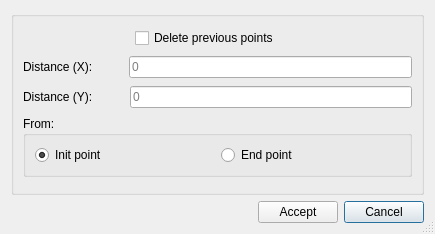
<?xml version="1.0" encoding="UTF-8"?>
<ui version="4.0">
 <class>dlg_auxpoint</class>
 <widget class="QDialog" name="dlg_auxpoint">
  <property name="geometry">
   <rect>
    <x>0</x>
    <y>0</y>
    <width>435</width>
    <height>234</height>
   </rect>
  </property>
  <property name="windowTitle">
   <string>CAD Add point</string>
  </property>
  <property name="sizeGripEnabled">
   <bool>true</bool>
  </property>
  <layout class="QGridLayout" name="gridLayout_3">
   <item row="2" column="0">
    <spacer name="horizontalSpacer">
     <property name="orientation">
      <enum>Qt::Horizontal</enum>
     </property>
     <property name="sizeType">
      <enum>QSizePolicy::Expanding</enum>
     </property>
     <property name="sizeHint" stdset="0">
      <size>
       <width>40</width>
       <height>20</height>
      </size>
     </property>
    </spacer>
   </item>
   <item row="2" column="2">
    <widget class="QPushButton" name="btn_cancel">
     <property name="text">
      <string>Cancel</string>
     </property>
    </widget>
   </item>
   <item row="2" column="1">
    <widget class="QPushButton" name="btn_accept">
     <property name="text">
      <string>Accept</string>
     </property>
    </widget>
   </item>
   <item row="0" column="0" rowspan="2" colspan="3">
    <widget class="QGroupBox" name="bg_state">
     <property name="title">
      <string/>
     </property>
     <layout class="QVBoxLayout" name="verticalLayout">
      <item>
       <layout class="QHBoxLayout" name="horizontalLayout">
        <item>
         <spacer name="horizontalSpacer_2">
          <property name="orientation">
           <enum>Qt::Horizontal</enum>
          </property>
          <property name="sizeType">
           <enum>QSizePolicy::Fixed</enum>
          </property>
          <property name="sizeHint" stdset="0">
           <size>
            <width>112</width>
            <height>20</height>
           </size>
          </property>
         </spacer>
        </item>
        <item>
         <widget class="QCheckBox" name="chk_delete_prev">
          <property name="text">
           <string>Delete previous points</string>
          </property>
         </widget>
        </item>
       </layout>
      </item>
      <item>
       <layout class="QHBoxLayout" name="horizontalLayout_3">
        <item>
         <widget class="QLabel" name="lbl_distx">
          <property name="text">
           <string>Distance (X):</string>
          </property>
         </widget>
        </item>
        <item>
         <spacer name="horizontalSpacer_3">
          <property name="orientation">
           <enum>Qt::Horizontal</enum>
          </property>
          <property name="sizeType">
           <enum>QSizePolicy::Fixed</enum>
          </property>
          <property name="sizeHint" stdset="0">
           <size>
            <width>30</width>
            <height>20</height>
           </size>
          </property>
         </spacer>
        </item>
        <item>
         <widget class="QLineEdit" name="dist_x">
          <property name="placeholderText">
           <string>0</string>
          </property>
         </widget>
        </item>
       </layout>
      </item>
      <item>
       <layout class="QHBoxLayout" name="horizontalLayout_4">
        <item>
         <widget class="QLabel" name="lbl_disty">
          <property name="text">
           <string>Distance (Y):</string>
          </property>
         </widget>
        </item>
        <item>
         <spacer name="horizontalSpacer_4">
          <property name="orientation">
           <enum>Qt::Horizontal</enum>
          </property>
          <property name="sizeType">
           <enum>QSizePolicy::Fixed</enum>
          </property>
          <property name="sizeHint" stdset="0">
           <size>
            <width>31</width>
            <height>20</height>
           </size>
          </property>
         </spacer>
        </item>
        <item>
         <widget class="QLineEdit" name="dist_y">
          <property name="placeholderText">
           <string>0</string>
          </property>
         </widget>
        </item>
       </layout>
      </item>
      <item>
       <widget class="QGroupBox" name="groupBox">
        <property name="sizePolicy">
         <sizepolicy hsizetype="Preferred" vsizetype="Fixed">
          <horstretch>0</horstretch>
          <verstretch>0</verstretch>
         </sizepolicy>
        </property>
        <property name="title">
         <string>From:</string>
        </property>
        <layout class="QHBoxLayout" name="horizontalLayout_2">
         <item>
          <layout class="QGridLayout" name="gridLayout">
           <item row="0" column="1">
            <widget class="QRadioButton" name="rb_left">
             <property name="text">
              <string>Init point</string>
             </property>
             <property name="checked">
              <bool>true</bool>
             </property>
            </widget>
           </item>
           <item row="0" column="2">
            <widget class="QRadioButton" name="rb_right">
             <property name="text">
              <string>End point</string>
             </property>
             <property name="checked">
              <bool>false</bool>
             </property>
            </widget>
           </item>
          </layout>
         </item>
        </layout>
       </widget>
      </item>
     </layout>
    </widget>
   </item>
  </layout>
 </widget>
 <resources/>
 <connections/>
 <designerdata>
  <property name="gridDeltaX">
   <number>5</number>
  </property>
  <property name="gridDeltaY">
   <number>5</number>
  </property>
  <property name="gridSnapX">
   <bool>true</bool>
  </property>
  <property name="gridSnapY">
   <bool>true</bool>
  </property>
  <property name="gridVisible">
   <bool>true</bool>
  </property>
 </designerdata>
</ui>
